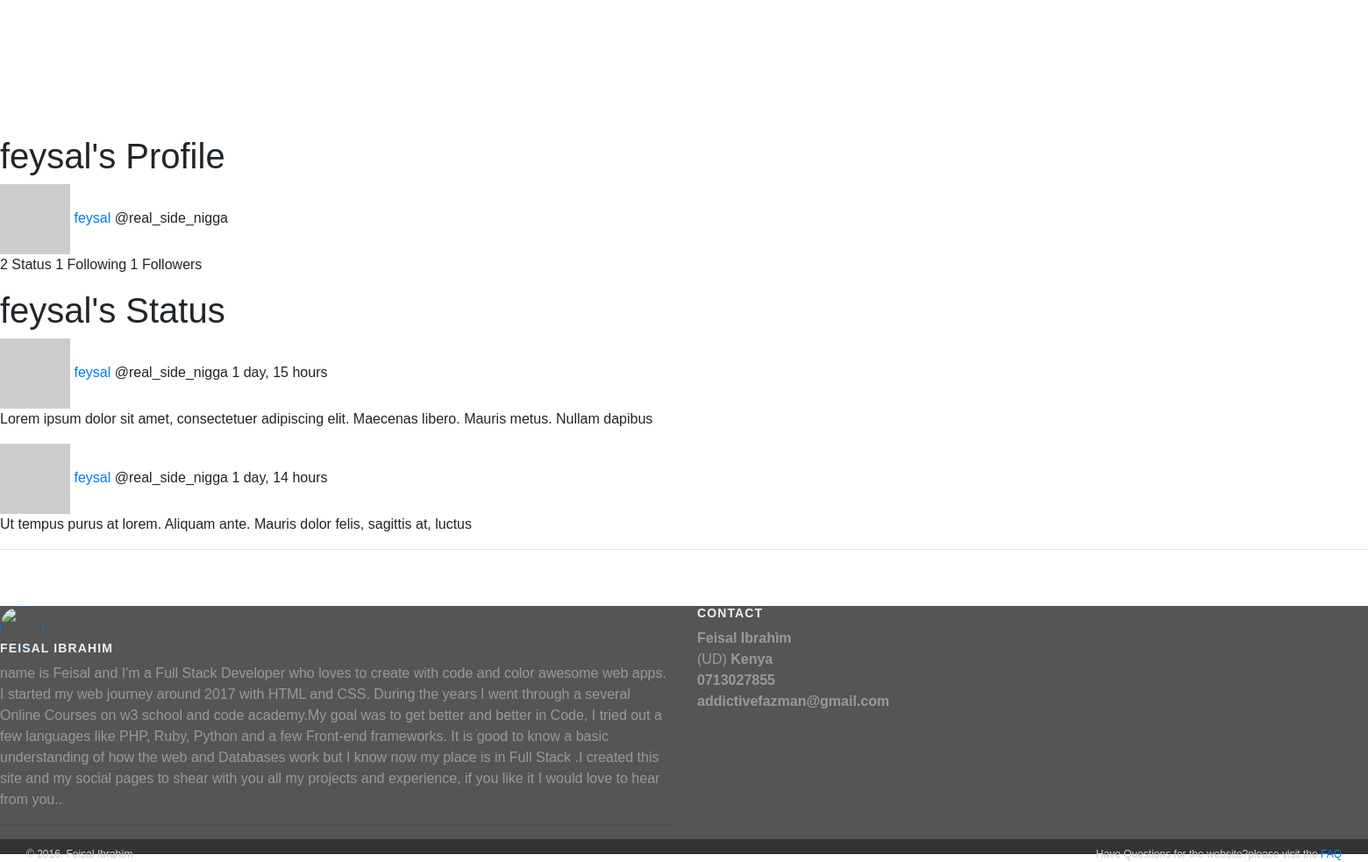
The app's page /users/real_side_nigga/ (signed in) with its own data.
### app/models.py (models this page shows)
class UserProfile( models.Model ):
    user=models.OneToOneField( User )
    follows=models.ManyToManyField( 'self' , related_name='followed_by' , symmetrical=False )
    unfollow=models.ManyToManyField( 'self' ,  symmetrical=False )
    def gravatar_url(self):
        return "http://www.gravatar.com/avatar/%s?s=50" % hashlib.md5( self.user.email.encode('utf-8')).hexdigest( )

class Ribbit( models.Model ):
    content=models.CharField( max_length=140 )
    user=models.ForeignKey( User )
    creation_date=models.DateTimeField( auto_now=True , blank=True )

### app/views.py (the view, shortened to what this page needs)
# urls.py: url( r'^users/(?P<username>\w{0,30})/$' , views.users ) ,
@login_required
def users(request , username="" , ribbit_form=None):
    if username:
        try:
            user=User.objects.get( username=username )
        except User.DoesNotExist:
            raise Http404
        ribbits=Ribbit.objects.filter( user=user.id )
        if username == request.user.username or request.user.profile.follows.filter( user__username=username ):
            return render( request , 'user.html' , {'user': user , 'ribbits': ribbits , } )
        return render( request , 'user.html' , {'user': user , 'ribbits': ribbits , 'follow': True , } )

### app/templates/user.html (shortened to what this page needs)
{% extends "base.html" %}
{% block login %}
    {% with user.username as username %}
        {{ block.super }}
    {% endwith %}
{% endblock %}
{% block content %}
    <div class="panel left">
        <h1>{{ user.first_name }}'s Profile</h1>
        <div class="ribbitWrapper">
            <a href="/users/{{ user.username }}">
                <img class="avatar" src="{{ user.profile.gravatar_url }}">
                <span class="name">{{ user.first_name }}</span>
            </a>
                @{{ user.username }}
            <p>
                {{ ribbits.count }} Status
                <span class="spacing">{{ user.profile.follows.all.count }} Following</span>
                <span class="spacing">{{ user.profile.followed_by.all.count }} Followers</span>
            </p>
        </div>
    </div>
    <div class="panel left">
        <h1>{{ user.first_name }}'s Status</h1>
        {% for ribbit in ribbits %}
        <div class="ribbitWrapper">
            <a href="/users/{{ user.username }}">
                <img class="avatar" src="{{ user.profile.gravatar_url }}">
                <span class="name">{{ ribbit.user.first_name }}</span>
            </a>
            @{{ ribbit.user.username }}
            <span class="time">{{ ribbit.creation_date|timesince }}</span>
            <p>{{ ribbit.content }}</p>
        </div>
        {% endfor %}
    </div>
{% endblock %}

### app/templates/base.html (style rules this page uses)
body { background: url("https://res.cloudinary.com/exards/image/upload/v1447941004/Majestic_mountains_1920x1080-blue_rr4ucd.jpg"); background-size: cover; font-family: 'Proxima Nova', Arial, Helvetica, sans-serif; }

### records on screen
Ribbit: user.first_name "feysal", user.username "real_side_nigga", creation_date "1 day, 15 hours", content "Lorem ipsum dolor sit amet, consectetuer adipiscing elit. Maecenas libero. Mauris metus. Nullam dapibus"
Ribbit: user.first_name "feysal", user.username "real_side_nigga", creation_date "1 day, 14 hours", content "Ut tempus purus at lorem. Aliquam ante. Mauris dolor felis, sagittis at, luctus"

### other values on screen
{{ user.first_name }} "feysal"
{{ user.username }} "real_side_nigga"
{{ ribbits.count }} "2"
{{ user.profile.follows.all.count }} "1"
{{ user.profile.followed_by.all.count }} "1"
